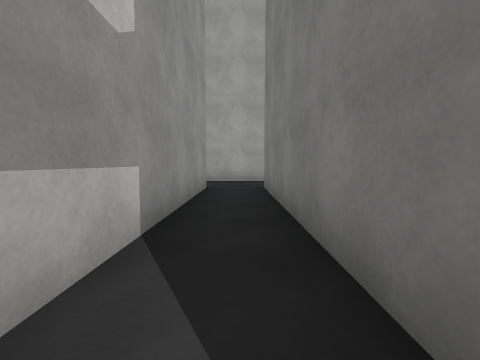
view 1 (above)

24 first-person views from a walk through a Unity game level. The camera is 1.2 m above the floor, tilts 4° down and sees 90° across. The floor is counted in squares, 2 m on a side. Each view is taken from the middle of a square. On the plan, view 1 faces up. The plan holds only what a view shows up to about 9 squares ahead; the rest is blank. The place goes on beyond the plan. The player is left out. Surface patterns are stand-ins for the level's own textures.

view 2
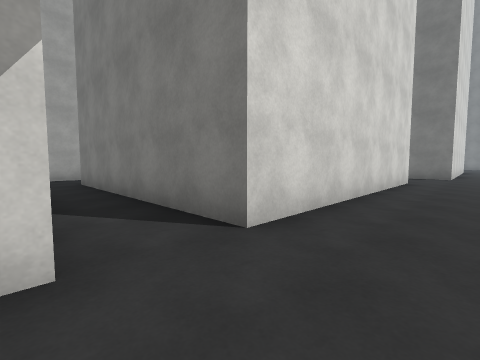

view 3
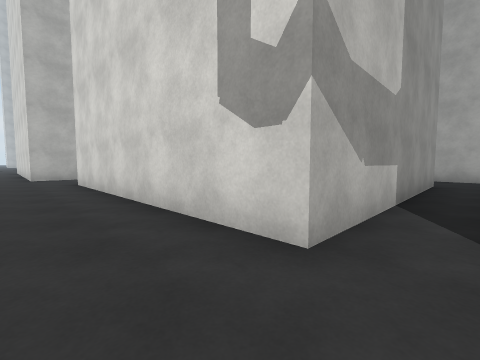

view 4
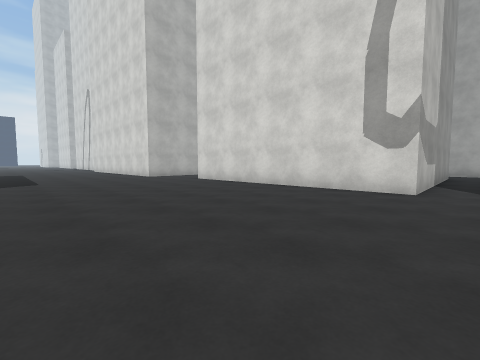

view 5
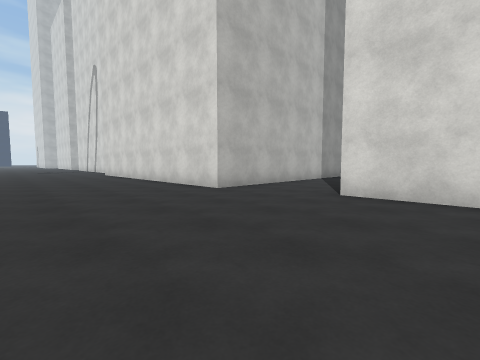

view 6
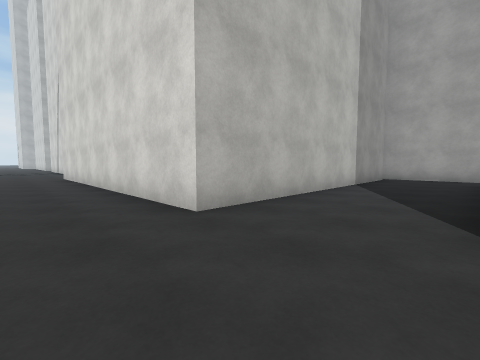

view 7
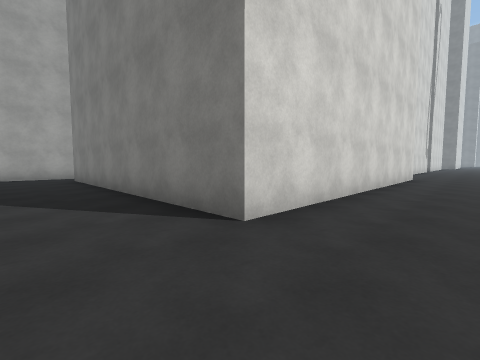

view 8
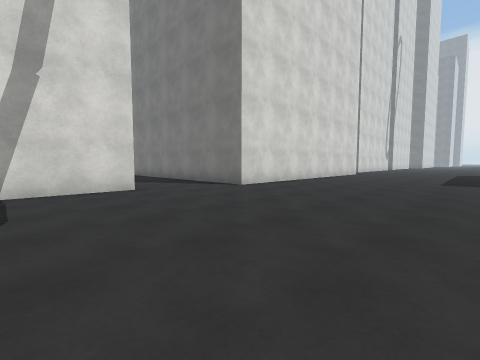

view 9
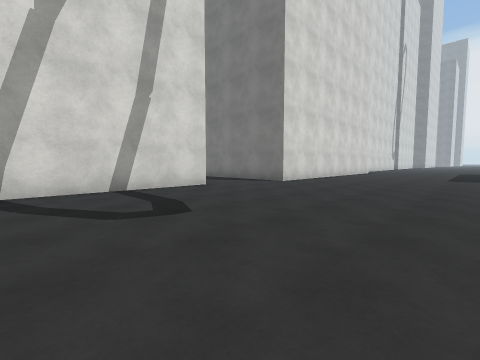

view 10
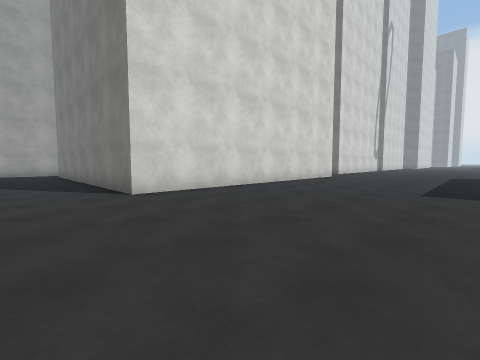

view 11
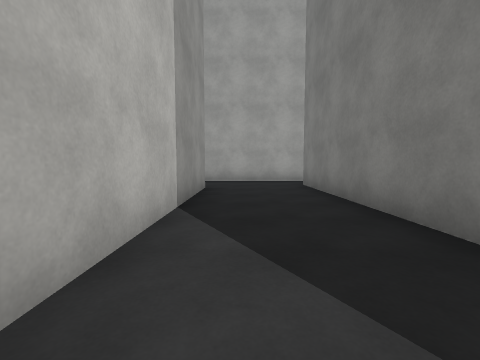

view 12
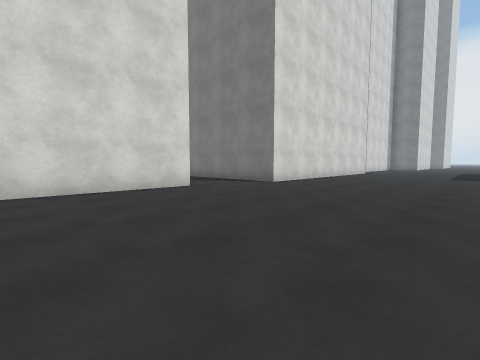

view 13
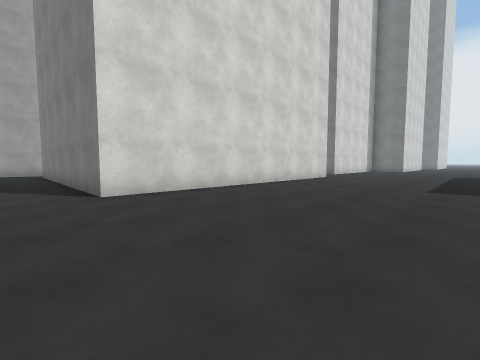

view 14
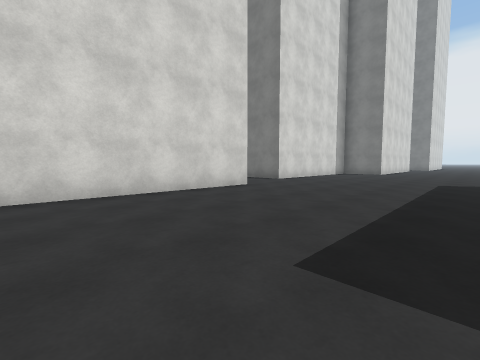

view 15
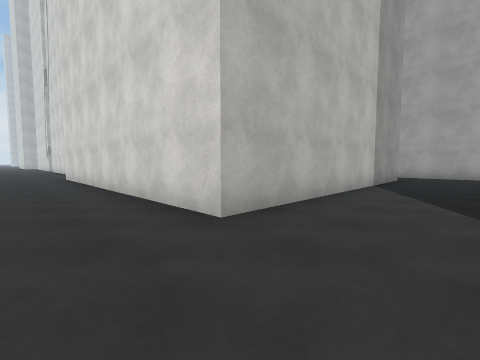

view 16
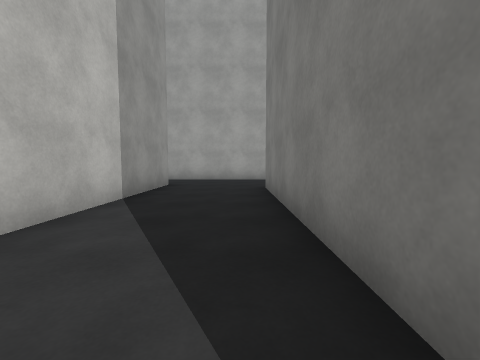

view 17
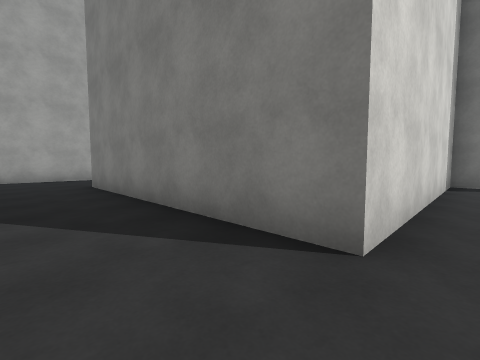

view 18
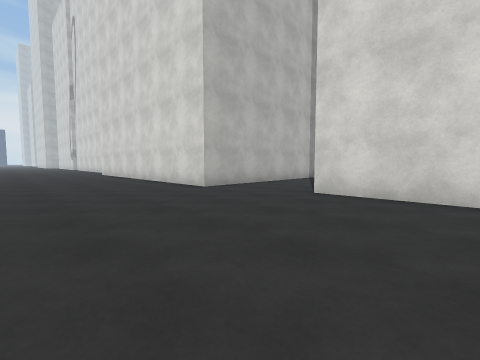

view 19
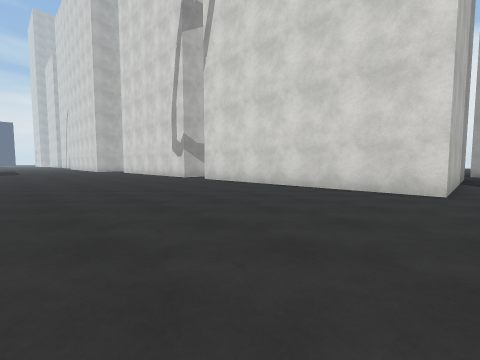

view 20
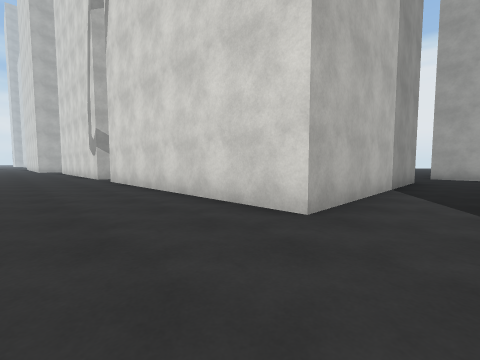

view 21
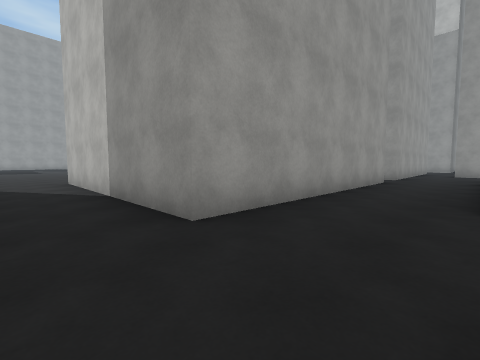

view 22
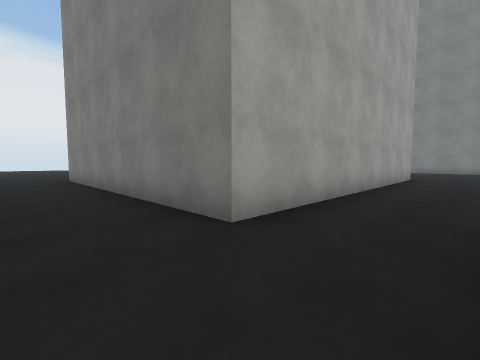

view 23
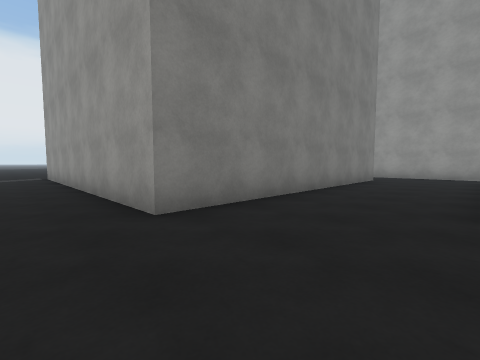

view 24
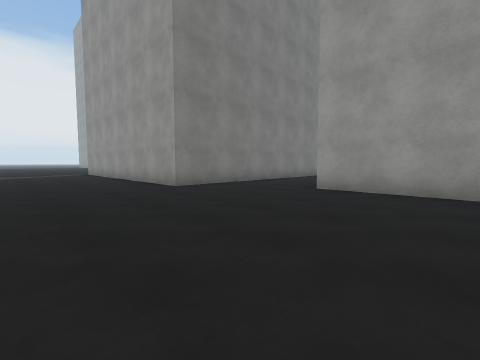

### Floor plan
Points are (right, up) in squares from view 1. A wall is a line through its corners. A room is listed if a view was taken in it or the views show most of it. See-through windows are left out.
Room 1 (view 1)
walls: (-0.8, 5.9) (-0.8, -0.5); (1.1, 8.1) (-1.1, 8.1); (0.6, -0.5) (0.6, 5.9) (5.6, 5.9)
ways out: opening at (0, 0) to room 2; opening at (-1.5, 7) to room 3; opening at (6, 7) to room 3
Room 2 (views 2, 3, 4, 5, 6, 7, 8, 9, 10, 11, 12, 13, 14, 15, 16, 17, 18, 19, 20)
walls: (-0.8, -0.5) (-7.9, -0.5); (7.6, -0.5) (0.6, -0.5); (-8, 7.3) (-10.5, 7.3); (-10.5, 6.8) (-10.5, -1.3) (-19.2, -1.3) (-19.2, 6.8); (-18.8, 8.1) (-22.2, 8.1); (-21.8, -0.5) (-26.1, -0.5); (19, 6.8) (19, -1.3) (10.2, -1.3); (-21.9, 5.9) (-21.9, 0.8); (24.5, -0.5) (21.6, -0.5) (21.6, 6); (24.5, 8.8) (19.6, 8.8)
ways out: opening at (0, 0) to room 1; opening at (-22.5, 7) to room 3; opening at (8.5, -1) to room 3; opening at (18.5, 7.5) to room 3
Room 3 (views 21, 22, 23, 24)
walls: (-1.8, 5.9) (-0.8, 5.9); (5.6, 5.9) (7.6, 5.9) (7.6, -0.5); (9, 8.3) (7.6, 8.3); (11.9, 14.7) (14.8, 14.7); (15, 6.7) (16.5, 6.7); (10.2, -1.3) (10.2, 5.5); (19.6, 8.8) (17.6, 8.8) (17.6, 16.8) (24.5, 16.8)
ways out: opening at (-1.5, 7) to room 1; opening at (6, 7) to room 1; opening at (-22.5, 7) to room 2; opening at (8.5, -1) to room 2; opening at (18.5, 7.5) to room 2

Where each view was taken, in squares from view 1:
view 1: 0 up, 0 right, facing up
view 2: 2 down, 1 left, facing up-right
view 3: 2 down, 0 right, facing up-left
view 4: 6 down, 0 right, facing up-left
view 5: 5 down, 6 left, facing up-left
view 6: 3 down, 8 left, facing up-left
view 7: 3 down, 21 left, facing up-right
view 8: 6 down, 24 left, facing up-right
view 9: 6 down, 26 left, facing up-right
view 10: 6 down, 21 left, facing up-right
view 11: 0 up, 21 left, facing up
view 12: 6 down, 4 right, facing up-right
view 13: 6 down, 9 right, facing up-right
view 14: 6 down, 14 right, facing up-right
view 15: 3 down, 21 right, facing up-left
view 16: 0 up, 21 right, facing up
view 17: 1 down, 20 right, facing up-right
view 18: 5 down, 24 right, facing up-left
view 19: 6 down, 8 right, facing up-left
view 20: 3 down, 9 right, facing up-left
view 21: 8 up, 9 right, facing down-left
view 22: 7 up, 16 right, facing up-right
view 23: 18 up, 15 right, facing down-right
view 24: 20 up, 12 right, facing down-right
